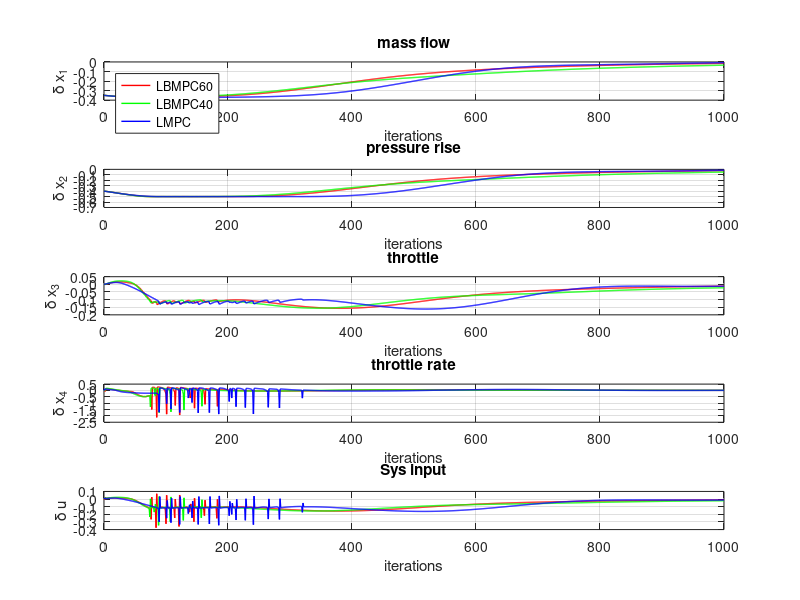
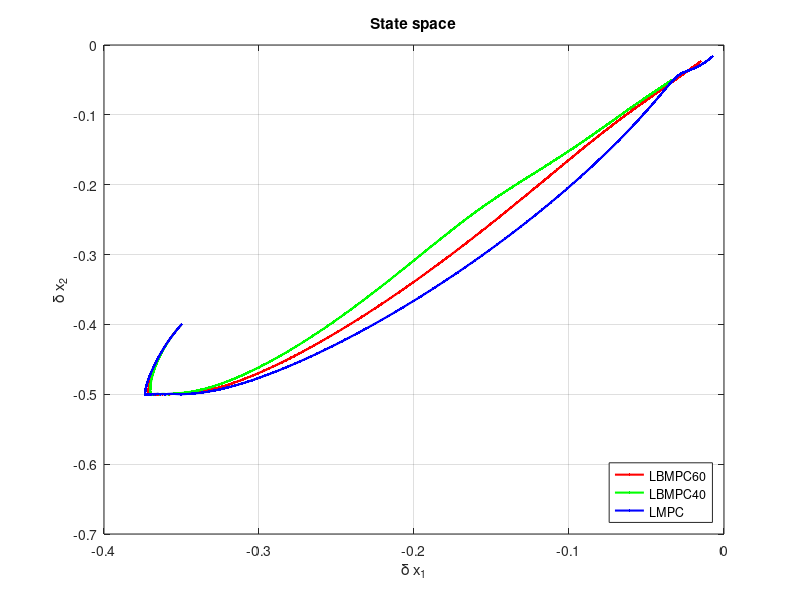

These charts were generated, in order, by the following MATLAB code:
%% Load data
close all;
LBMPC60=load('LBMPC_N60_sys.mat');
LBMPC40=load('LBMPC_N40_sys.mat');
LMPC=load('LMPC_N50_sys.mat');

%% Plot
iterations=size(LMPC.sysHistory,2)-1;

figure;
subplot(5,1,1);
plot(0:iterations, LBMPC60.sysHistory(1,:),'Linewidth',1,'Color','r'); hold on;
plot(0:iterations,LBMPC40.sysHistory(1,:),'Linewidth',1,'Color','g'); hold on;
plot(0:iterations,LMPC.sysHistory(1,:),'Linewidth',1,'Color','b'); 
grid on;
xlabel('iterations');
ylabel('\delta x_1');
title('mass flow');
legend({ 'LBMPC60', 'LBMPC40', 'LMPC'},'Location','northwest')

subplot(5,1,2);
plot(0:iterations, LBMPC60.sysHistory(2,:),'Linewidth',1,'Color','r'); hold on;
plot(0:iterations,LBMPC40.sysHistory(2,:),'Linewidth',1,'Color','g'); hold on;
plot(0:iterations,LMPC.sysHistory(2,:),'Linewidth',1,'Color','b'); 
grid on;
xlabel('iterations');
ylabel('\delta x_2');
title('pressure rise');
% legend({ 'LBMPC40','LBMPC40', 'LMPC'},'Location','southeast')

subplot(5,1,3);
plot(0:iterations, LBMPC60.sysHistory(3,:),'Linewidth',1,'Color','r'); hold on;
plot(0:iterations,LBMPC40.sysHistory(3,:),'Linewidth',1,'Color','g'); hold on;
plot(0:iterations,LMPC.sysHistory(3,:),'Linewidth',1,'Color','b'); 
grid on;
xlabel('iterations');
ylabel('\delta x_3');
title('throttle');
% legend({ 'LBMPC40', 'LBMPC40','LMPC'},'Location','southeast')

subplot(5,1,4);
plot(0:iterations, LBMPC60.sysHistory(4,:),'Linewidth',1,'Color','r'); hold on;
plot(0:iterations,LBMPC40.sysHistory(4,:),'Linewidth',1,'Color','g'); hold on;
plot(0:iterations,LMPC.sysHistory(4,:),'Linewidth',1,'Color','b'); 
grid on;
xlabel('iterations');
ylabel('\delta x_4');
title('throttle rate');
% legend({ 'LBMPC40','LBMPC40', 'LMPC'},'Location','southeast')

subplot(5,1,5);
plot(0:iterations, LBMPC60.sysHistory(5,:),'Linewidth',1,'Color','r'); hold on;
plot(0:iterations,LBMPC40.sysHistory(5,:),'Linewidth',1,'Color','g'); hold on;
plot(0:iterations,LMPC.sysHistory(5,:),'Linewidth',1,'Color','b'); 
grid on;
xlabel('iterations');
ylabel('\delta u');
title('Sys input');
% legend({ 'LBMPC40','LBMPC40', 'LMPC'},'Location','southeast')




figure;
plot(LBMPC60.sysHistory(1,:),LBMPC60.sysHistory(2,:),'Linewidth',1.5,'Marker','.','Color','r'); hold on;
plot(LBMPC40.sysHistory(1,:),LBMPC40.sysHistory(2,:),'Linewidth',1.5,'Marker','.','Color','g'); hold on;
plot(LMPC.sysHistory(1,:),LMPC.sysHistory(2,:),'Linewidth',1.5,'Marker','.','Color','b'); 

grid on
xlabel('\delta x_1');
ylabel('\delta x_2');
title('State space');
legend({'LBMPC60','LBMPC40', 'LMPC'},'Location','southeast')
